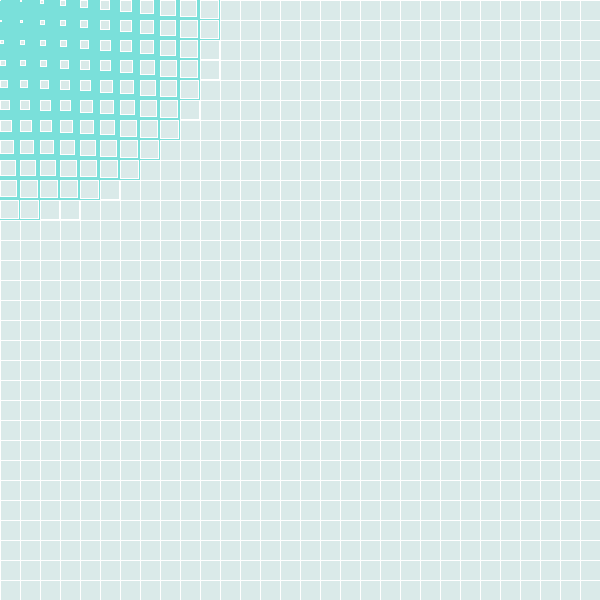
Frame 1 (no input)
Frame 60 (the mouse pressed at the canvas centre just before this capture): identical to frame 1, image omitted
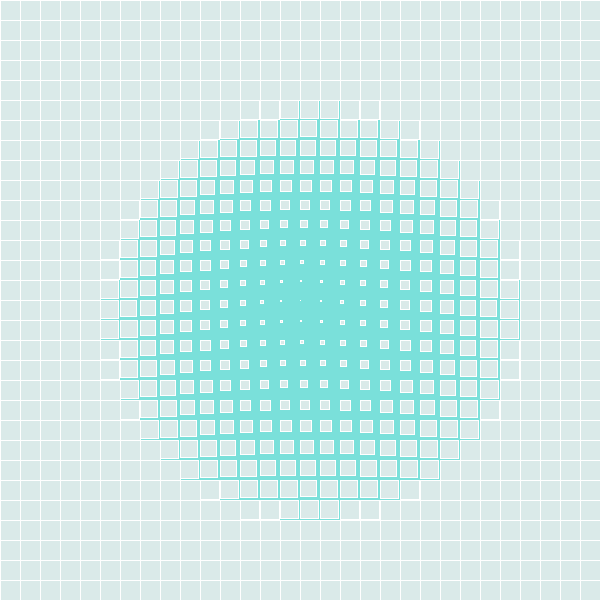
Frame 120 (the mouse held since frame 60 and released just before this capture)

The Processing sketch that drew these frames (run headless with seeded random() and noise(); from frame 60 on, the mouse is pressed at the canvas centre):

// Processing sketch: assignment4_Jatawan
// ── assignment4_Jatawan.pde
float rectSize;
float max_distance;

void setup() {
  size(600, 600);
  max_distance = dist(0, 0, width/2, height/2);
}

void draw() {
  background(#7AE0DA);
  stroke(255);

  for (int i = 0; i <= width; i += 20) {
    for (int j = 0; j <= height; j += 20) {
      fill(#DAEAE9);
      rectSize = dist(mouseX, mouseY, i, j);
      rectSize = rectSize/max_distance * 40;
      rect(i, j, rectSize, rectSize);
    }
  }
}
